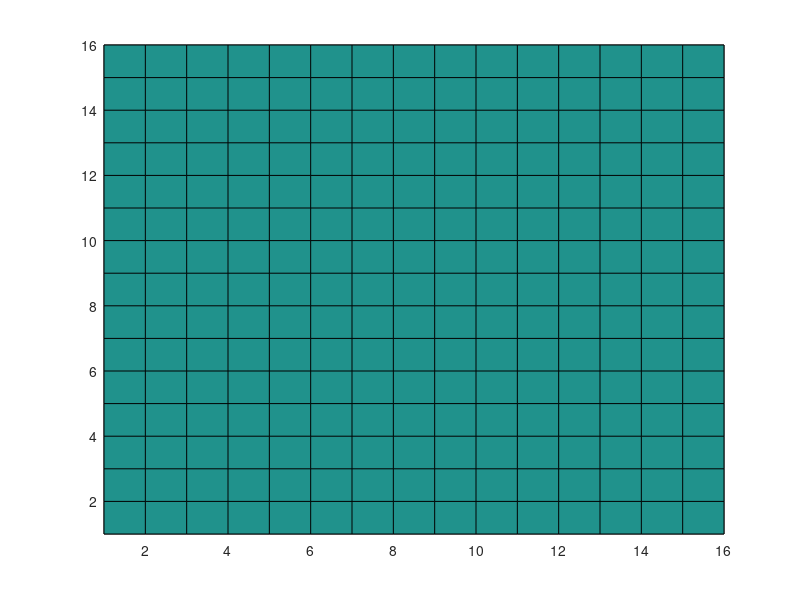
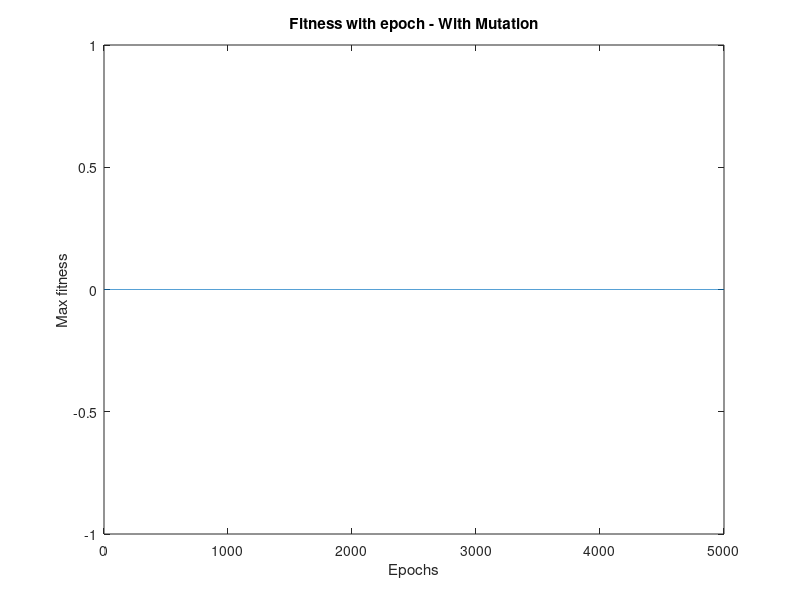

These charts were generated, in order, by the following MATLAB code: (Note: this script raises an error after producing the figures.)
close all;
% clear all;


rng('shuffle', 'twister')

% profile on
tic
num_epochs = 5000;
n = 4;
m = n*n;
figure;
h = pcolor(256*ones(m));
figure;
h2 = plot(1:num_epochs, 256*zeros(1,num_epochs)); xlabel('Epochs'); ylabel('Max fitness'); title('Fitness with epoch - With Mutation');
% Input a sudoku (now manually)
load hexadocu1.mat
% sudoku_in = [0,0,4,3,0,0,2,0,9,0,0,5,0,0,9,0,0,1,0,7,0,0,6,0,0,4,3,0,0,6,0,0,2,0,8,7,1,9,0,0,0,7,4,0,0,0,5,0,0,8,3,0,0,0,6,0,0,0,0,0,1,0,5,0,0,3,5,0,8,6,9,0,0,4,2,9,1,0,3,0,0];
sudoku_in = a;
sudoku_in = transpose(reshape(sudoku_in, m, m));        % Transform into a matrix

sudoku = wrapSudokuToGridArrays(sudoku_in);             % Transform into 1-D array of 3x3 grids
givens = sudoku ~= 0;                                   % Givens are designated by '1'
Threshold = 0;
numSlopePoints = 20;
slopeThreshold = 5;







% Initialize a popultion of sudokus
pop_size = 5;
sudoku_pop = cell(1, pop_size);
fitness_matrix = cell(1, pop_size);
net_fitness = zeros(1, pop_size);
resetLimit = pop_size;
resetCount = 0;
avengers = cell(1,pop_size);


for i=1:pop_size
    sudoku_pop{i} = initializeSudoku(sudoku, givens);
    fitness_matrix{i} = findFitness(sudoku_pop{i},givens);
    net_fitness(i) = sum(fitness_matrix{i}(:));
end
% Sort the population by fitness value
[net_fitness, net_fitness_idx] = sort(net_fitness);
sudoku_pop = sudoku_pop(net_fitness_idx);
fitness_matrix = fitness_matrix(net_fitness_idx);

% Perform cross-over and mutation to generate new population
fit_max = zeros(1, num_epochs);
for i=1:num_epochs
    [sudoku_pop, fitness_matrix, net_fitness] = cross_over(sudoku_pop, fitness_matrix, net_fitness, givens);
    [sudoku_pop] = mutation2(sudoku_pop, fitness_matrix, givens);
    for j=1:size(sudoku_pop,2)
        fitness_matrix{j} = findFitness(sudoku_pop{j},givens);
        net_fitness(j) = sum(fitness_matrix{j}(:));
    end
    
    fit_max(i) = net_fitness(find(net_fitness==min(net_fitness),1));
    
    if(i > numSlopePoints)
        
        slope = max(fit_max(i-numSlopePoints:i)) - min(fit_max(i-numSlopePoints:i));
        
        
        if(slope <= slopeThreshold)
            %% Reset the population
            disp(['Resetting Population ...(',num2str(resetCount+1),')'])
            idx = find(net_fitness==fit_max(i),1);
            cnt = 1;
            for j = idx
                bestChild{cnt} = sudoku_pop{j};
                cnt = cnt +1;
            end
            
            %             for j=1:pop_size
            %                 sudoku_pop{j} = initializeSudoku(sudoku, givens);
            %                 fitness_matrix{j} = findFitness(sudoku_pop{j},givens);
            %                 net_fitness(j) = sum(fitness_matrix{j}(:));
            %             end
            
            if(resetCount<resetLimit)
                resetCount = resetCount + 1;
                avengers(resetCount) = bestChild;
                avengersFitnessMat{resetCount} = findFitness(cell2mat(bestChild),givens);
                avengersNetFitness(resetCount) = sum(sum(cell2mat(avengersFitnessMat)));
                for j=1:pop_size
                    sudoku_pop{j} = initializeSudoku(sudoku, givens);
                    fitness_matrix{j} = findFitness(sudoku_pop{j},givens);
                    net_fitness(j) = sum(fitness_matrix{j}(:));
                end
                
            elseif(resetCount==resetLimit)
                resetCount = resetCount + 1;
                disp('Assemble the Avengers !');
                sudoku_pop = avengers;
                fitness_matrix = avengersFitnessMat;
                net_fitness = avengersNetFitness;
            else
                childFitnessMat = findFitness(cell2mat(bestChild),givens);
                childNetFitness = sum(sum(childFitnessMat));
                [~,I] = sort(avengersNetFitness,'descend');
                
                if(avengersNetFitness(I(1))>=childNetFitness)
                    avengers(I(1)) = bestChild;
                    avengersFitnessMat{I(1)} = childFitnessMat;
                    avengersNetFitness(I(1)) = childNetFitness;
                end
                sudoku_pop = avengers;
                fitness_matrix = avengersFitnessMat;
                net_fitness = avengersNetFitness;
            end
            
            
            
            %             [sudoku_pop] = mutation(sudoku_pop, fitness_matrix, givens);
        end
    end
    
    if(min(net_fitness)<=Threshold)
        disp('Sudoku Solved !!')
        solution = sudoku_pop{find(net_fitness==min(net_fitness),1)};
        solvedSudoku = unwrapSudoku(solution);
        inputSudoku = unwrapSudoku(sudoku);
        disp('Input Sudoku :')
        disp(inputSudoku)
        disp('Solution :')
        disp(solvedSudoku)
        break;
    end
    
    d = visualizeMat(fitness_matrix);
    h.CData = d;
    h2.YData = fit_max;
    pause(0.00000001);
end
toc
% profile viewer
% Plot max fitness per epoch
figure
plot(1:num_epochs, fit_max); xlabel('Epochs'); ylabel('Max fitness'); title('Fitness with epoch - With Mutation');

% sudoku_out = unwrapSudoku(sudoku);